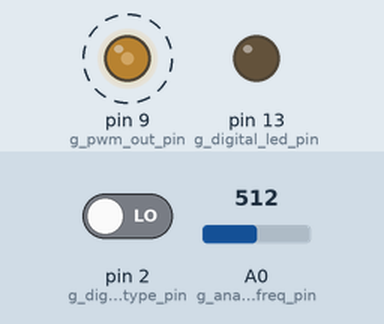
Bench run of a sketch on a simulated Arduino Uno, built for the host (arithmetic inside an expression is 32-bit, double 64-bit). Shown: output pins drawn as LEDs (lit = HIGH). Dashed ring = blinking. The inputs (shaded band) are chosen by the test bench; at power-on: pin 2 (g_digital_wavetype_pin) LOW, A0 (g_analog_freq_pin) = 512. What the sketch prints to the serial monitor is not drawn.

Above: at 1.2 s.
1.3 s: pin 2 (g_digital_wavetype_pin) driven HIGH
At 2.03 s:
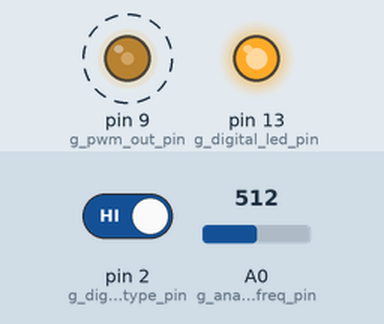
4.3 s: pin 2 (g_digital_wavetype_pin) driven LOW
At 5.1 s:
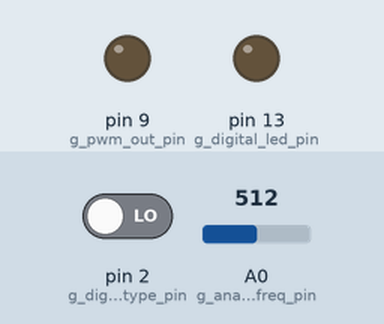
7.3 s: A0 (g_analog_freq_pin) set to 900
At 7.46 s:
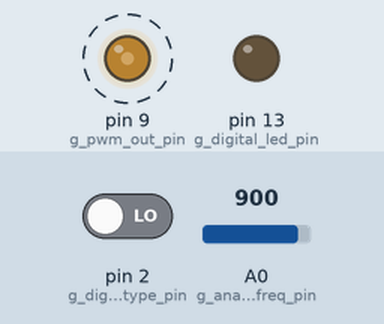
10.3 s: A0 (g_analog_freq_pin) set to 716
Timing chart, 0 to 14.3 s (numbered marks = the images above; inputs shaded):
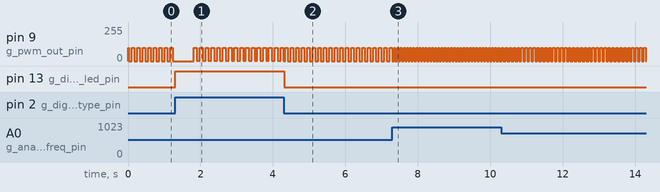

Measured:
- after the input at 1.3 s, pin 13 (g_digital_led_pin): LOW → HIGH at once
- after the input at 4.3 s, pin 13 (g_digital_led_pin): HIGH → LOW at once
- after the input at 7.3 s, pin 9 (g_pwm_out_pin): alternates 100/255 for 0.04 s and 0/255 for 0.05 s, starting after 0.08 s
- by itself, pin 9 (g_pwm_out_pin): repeats every 0.15 s: 100/255 0.07 s, 0/255 0.09 s

The sketch:

signal_generator.ino
```cpp
#define MAX_FREQUENCY 1000
#define MAX_AMPLITUDE 100
#define HALF_AMPLITUDE 50

const int g_digital_wavetype_pin = 2;     //!< the number of the pushbutton pin
const int g_digital_led_pin = 13;         //!< Default digital pin allocated to arduino debug led
const int g_analog_freq_pin = 0;          //!< Frequency pin for analog input
const int g_analog_ampl_pin = 1;          //!< Amplitude pin for analog input
const int g_pwm_out_pin = 9;              //!< Signal generator output pin

float g_ts = 0;                             //!< Alternative timestamp

int g_wavetype_buffer[3];
int g_wavetype_buffer_count = 0;
int g_wavetype_max_count = 2;

/**
 * \brief Initialise default state of digital pin I/O
 */
void InitialiseDigitalPins()
{
  pinMode(g_digital_led_pin, OUTPUT);
  pinMode(g_digital_wavetype_pin, INPUT);
}

/**
 * Initialise buffer values to 0
 */
void InitialiseBuffer()
{
  for(int i = 0; i < g_wavetype_max_count; ++i)
  {
    g_wavetype_buffer[i] = 0;
  }
}

/**
 * \brief Callback invoked before main thread execution
 */
void setup()
{
  Serial.begin(9600);

  InitialiseBuffer();
  InitialiseDigitalPins();
}

/**
 * \brief Set the debug LED state
 */
void SetLEDState(bool state)
{
  digitalWrite(g_digital_led_pin, state);
}

/**
 * Generate a value for a sine wave with the given parameters
 */
float CreateSine(float amplitude, float frequency, float phase, float ts, float samplingrate)
{
    phase *= 2 * PI;
    float coeff = 2 * PI * frequency * (ts / samplingrate);

    return amplitude * sin(coeff + phase);
}

/**
 * Generate a value for a sine wave with the given parameters
 */
float CreateSquare(float amplitude, float frequency, float phase, float ts, float samplingrate)
{
    float coeff = CreateSine(amplitude, frequency, phase, ts, samplingrate);

    // no sign method
    if (coeff > amplitude / 2)
    {
      coeff = amplitude;
    }
    else
    {
      coeff = -amplitude;
    }

    return coeff;
}

/**
 * Main thread
 */
void loop()
{
  // read the state of the pushbutton value:
  int wavetype = digitalRead(g_digital_wavetype_pin);
  float frequency = analogRead(g_analog_freq_pin);

  // Same multiplexer for all analog inputs (thanks arduino for poor hw design).
  // Time to wait is so long it effects playback of waveform

  // Normalise analog data
  frequency /= 1024.f;
  frequency *= MAX_FREQUENCY;

  // Store data in buffer
  g_wavetype_buffer[++g_wavetype_buffer_count] = (float)wavetype;

  // Accumulate buffer
  float avg = 0;
  for(int i = 0; i < g_wavetype_buffer_count; ++i)
  {
    avg += (float)g_wavetype_buffer[i];
  }
  avg = avg / (float)g_wavetype_buffer_count;

  // Show debug state
  int output = 0;
  if(avg > 0.5)
  {
    SetLEDState(true);
    // range = 0 -> 255
    output = CreateSine(HALF_AMPLITUDE, frequency, 0, g_ts, MAX_FREQUENCY * 2);
    output += HALF_AMPLITUDE;
  }
  else
  {
    SetLEDState(false);
    // range = 0 -> 255
    output = CreateSquare(HALF_AMPLITUDE, frequency, 0, g_ts, MAX_FREQUENCY * 2);
    output += HALF_AMPLITUDE;
  }

  // Write waveform to DAC
  Serial.println(output);
  analogWrite(g_pwm_out_pin, output);

  // Slide buffer
  if(g_wavetype_buffer_count >= 2)
  {
    for(int i = 1; i < g_wavetype_buffer_count; ++i)
    {
      g_wavetype_buffer[i-1] = g_wavetype_buffer[i];
    }
    g_wavetype_buffer[g_wavetype_buffer_count] = 0;
  }

  g_ts += .1;
}
```
